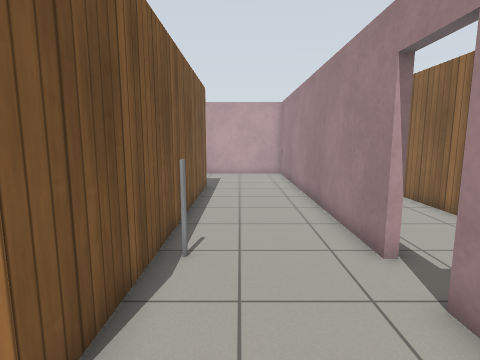
view 1 (above)

24 first-person views from a walk through a Gazebo world. The camera is 1.2 m above the floor, tilts 8° down and sees 80° across. The floor is counted in squares, 0.5 m on a side. Each view is taken from the middle of a square. On the plan, view 1 faces up. The plan holds only what a view shows up to about 18 squares ahead; the rest is blank. The place goes on beyond the plan. Gazebo's built-in surfaces are drawn with simple patterns.

view 2
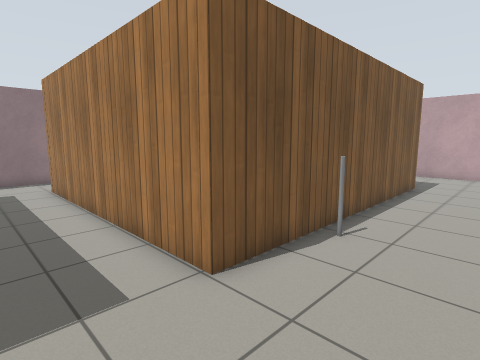

view 3
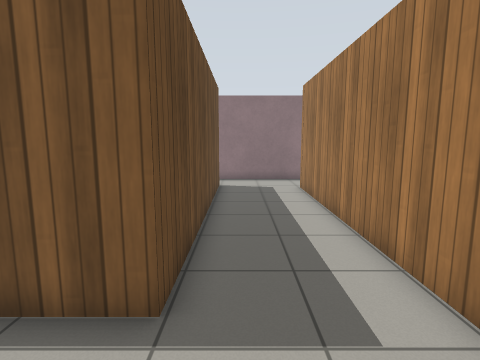

view 4
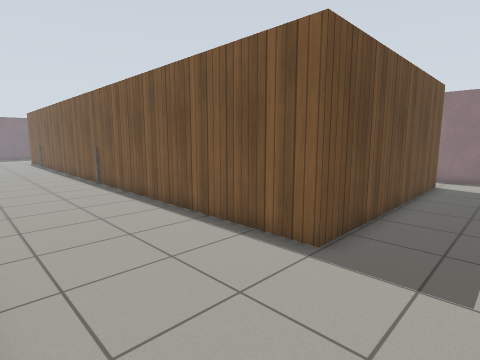

view 5
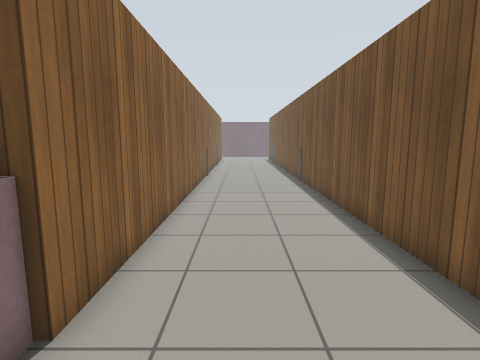

view 6
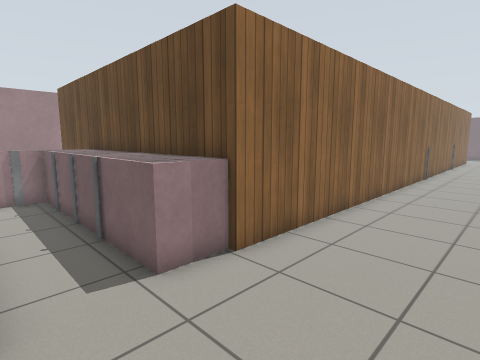

view 7
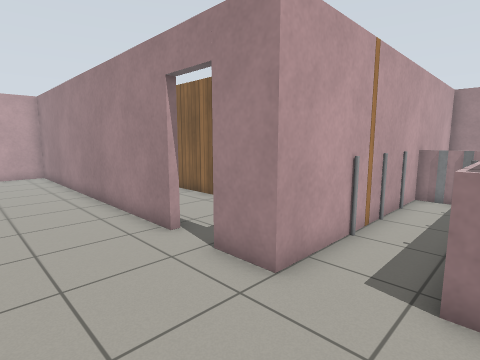

view 8
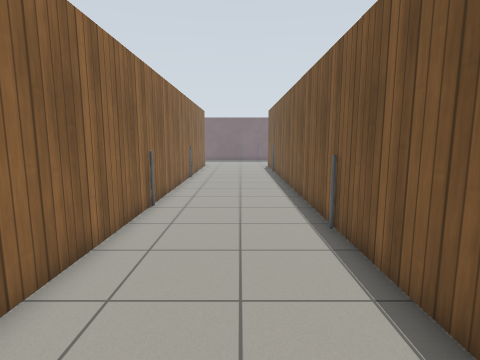

view 9
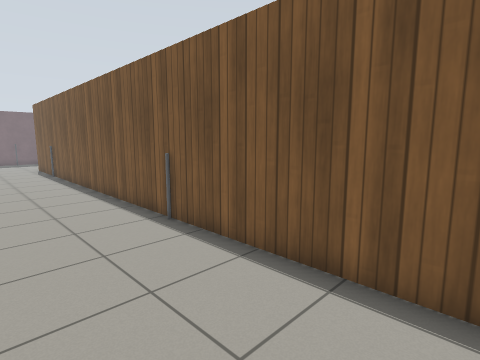

view 10
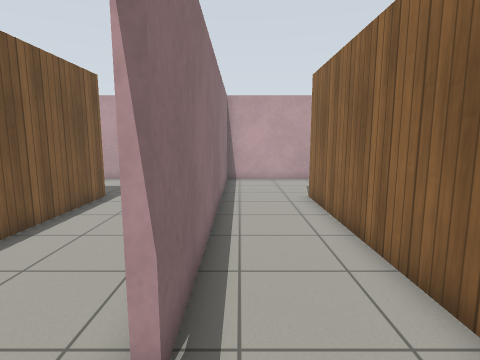

view 11
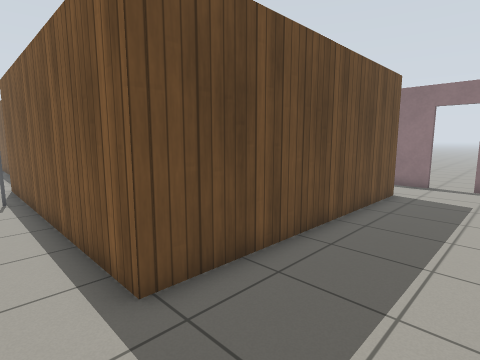

view 12
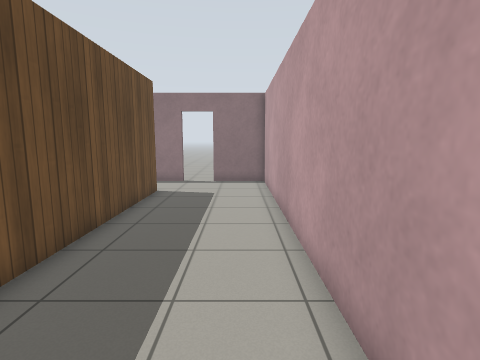

view 13
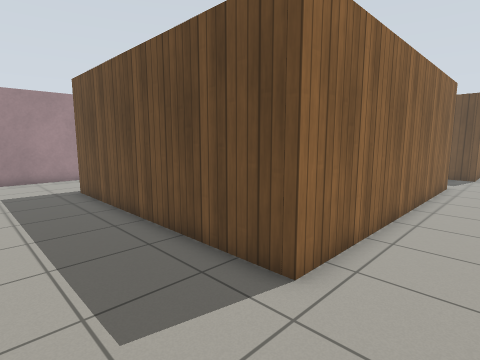

view 14
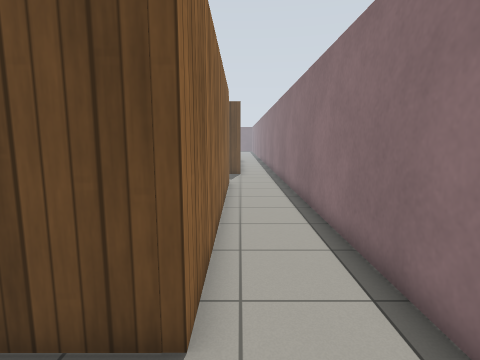

view 15
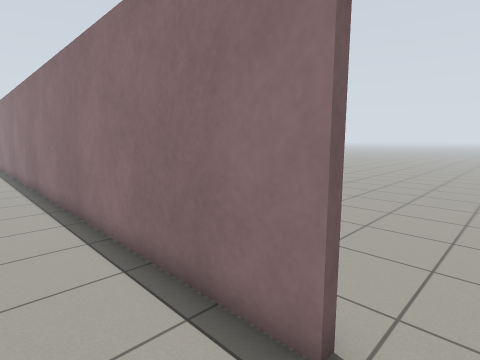

view 16
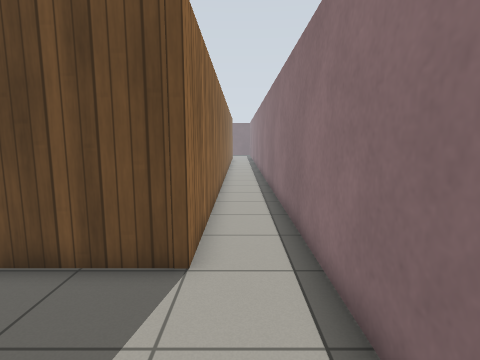

view 17
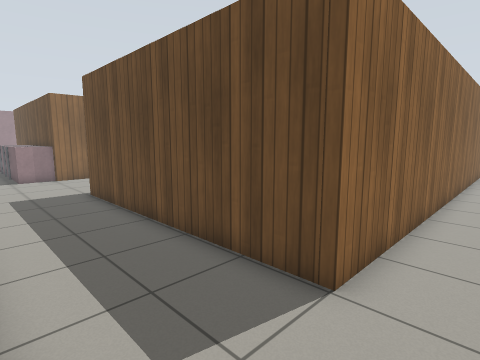

view 18
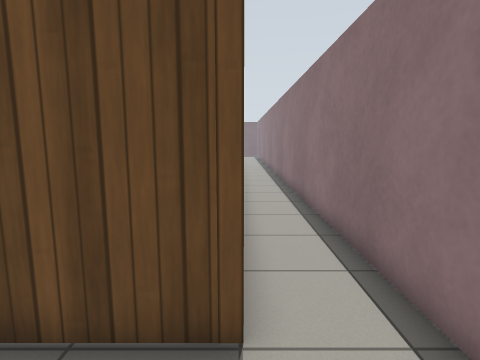

view 19
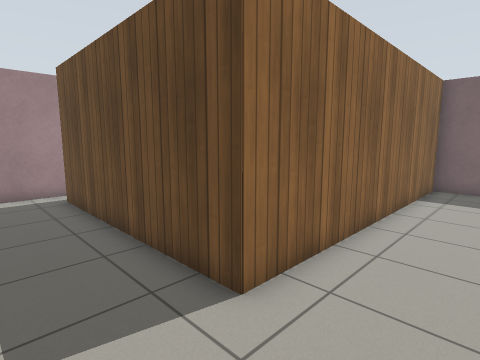

view 20
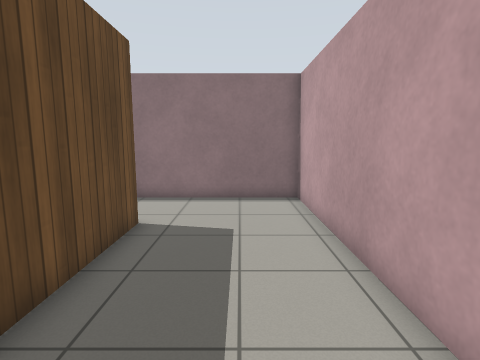

view 21
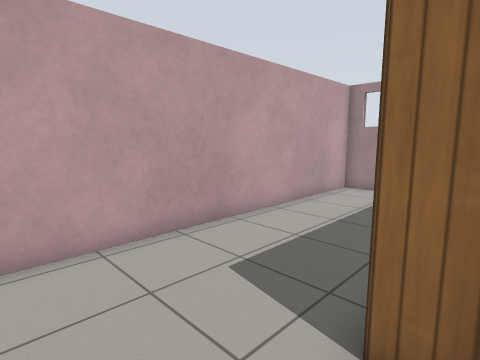

view 22
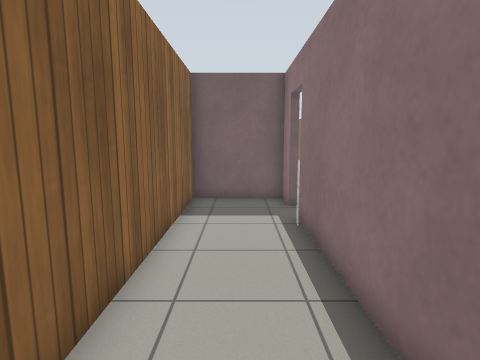

view 23
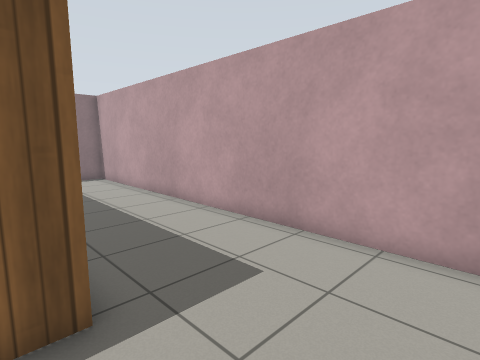

view 24
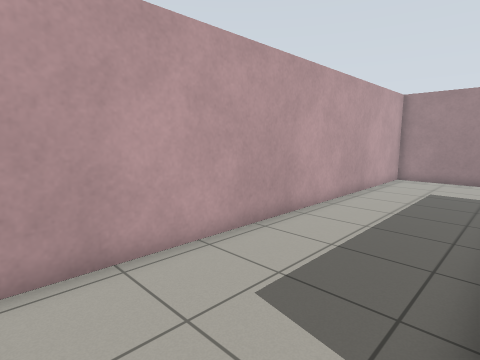

### Floor plan
Points are (right, up) in squares from view 1. A wall is a line through its corners. A room is listed if a view was taken in it or the views show most of it. See-through windows are left out.
Room 1 (views 1, 2, 3, 4, 5, 6, 7, 8, 9, 11, 12, 13, 14, 15, 16, 17, 18, 23, 24)
walls: (-1.8, 2.1) (-13.4, 2.1) (-13.4, 15.1) (-1.8, 15.1) (-1.8, 2.1); (2.9, 5.5) (2.9, 20.4) (-16.6, 20.4) (-16.6, 17.4); (5.6, 2.1) (2.9, 2.1) (2.9, 3.7); (-16.6, 15.8) (-16.6, -17.1); (-14, -20.4) (-14, -2.1) (-2.6, -2.1) (-2.6, -26.5); (3.3, -26.4) (3.3, -2.1)
low walls: (3.5, -2.2) (3.5, -0.4) (6.5, -0.4)
ways out: open door at (3, 4.5) to room 2; opening at (7, 1) to room 3; open door at (-17, 16.5)
objects: grey pole (-2, -16); grey pole (-1, 6); grey pole (3, -18); grey pole (6, 0)
Room 2 (views 10, 19, 20, 21, 22)
walls: (3.2, 3.8) (3.2, 2.3) (6.9, 2.3) (6.9, 15.1) (15.5, 15.1); (15.5, 20.4) (3.2, 20.4) (3.2, 5.5); (6.6, 2.1) (5.6, 2.1)
ways out: open door at (3, 4.5) to room 1
objects: grey pole (6, 2)
Room 3 (no view inside)
walls: (9.6, 2.1) (8.6, 2.1); (9.9, -2.1) (15.5, -2.1); (7.6, 2.1) (6.6, 2.1); (15.5, 2.1) (10.6, 2.1)
low walls: (6.5, -0.4) (11.4, -0.4)
ways out: opening at (7, 1) to room 1
objects: grey pole (8, 0); grey pole (10, 0); grey box (12, 0); grey box (12, 1)

Positions as (right, up) in squares from view 1, and headings:
1: (0, 0), facing up
2: (2, -1), facing up-left
3: (1, -1), facing left
4: (3, 1), facing down-left
5: (1, 1), facing down
6: (-1, 2), facing down-right
7: (-1, -1), facing up-right
8: (0, -8), facing down
9: (2, -8), facing down-left
10: (4, 3), facing up
11: (0, 19), facing down-left
12: (0, 19), facing left
13: (-16, 19), facing down-right
14: (-14, 18), facing down
15: (-14, 17), facing down-left
16: (-15, 3), facing down
17: (-16, 2), facing down-right
18: (-14, 1), facing down
19: (4, 18), facing down-right
20: (15, 18), facing left
21: (4, 14), facing up-right
22: (5, 14), facing down
23: (2, 14), facing up-left
24: (-16, 15), facing up-right
